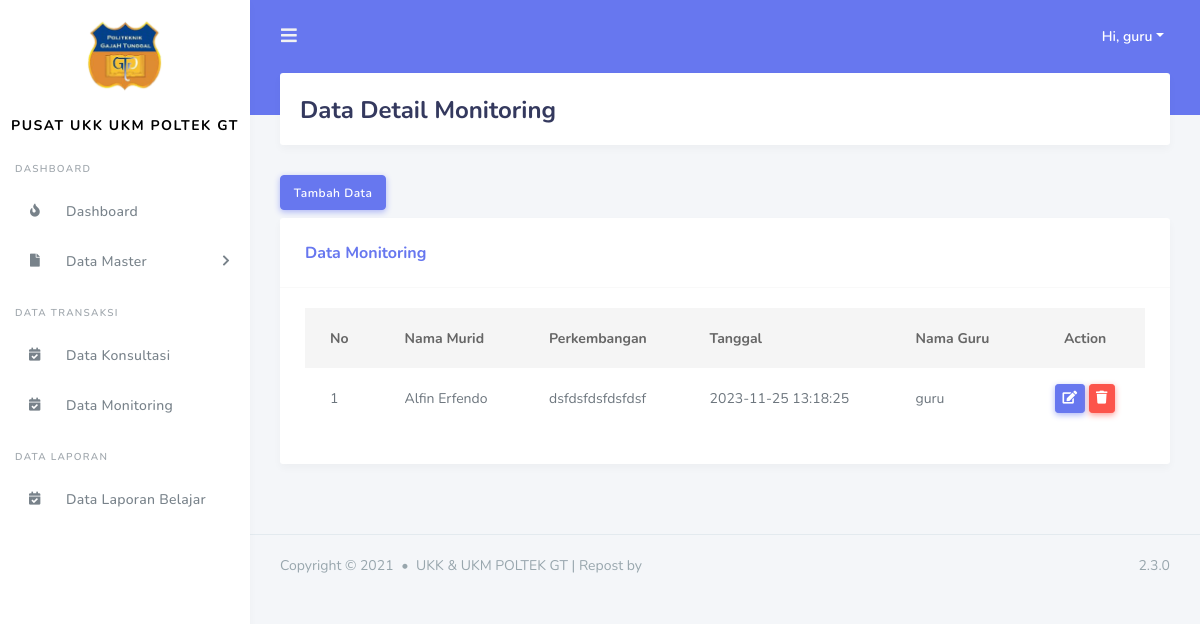
/guru/data_monitoring.php (signed in), run on the app's committed database.
### tables this page shows
CREATE TABLE `tbl_monitoring` (
  `id_monitoring` int(11) NOT NULL,
  `id_murid` int(11) NOT NULL,
  `perkembangan` varchar(255) NOT NULL,
  `id_users` int(11) NOT NULL,
  `date_monitoring` timestamp NOT NULL DEFAULT current_timestamp() ON UPDATE current_timestamp()
);

CREATE TABLE `tbl_murid` (
  `id_murid` int(11) NOT NULL,
  `nik` varchar(100) NOT NULL,
  `nama` varchar(200) NOT NULL,
  `jenis_kelamin` varchar(100) NOT NULL,
  `tempat_lahir` varchar(100) NOT NULL,
  `tanggal_lahir` date NOT NULL,
  `gambar` varchar(200) NOT NULL,
  `alamat` varchar(200) NOT NULL,
  `agama` varchar(200) NOT NULL DEFAULT 'admin',
  `status_murid` enum('menunggu hasil','diterima','tidak') NOT NULL DEFAULT 'diterima'
);

CREATE TABLE `tbl_users` (
  `id_users` int(11) NOT NULL,
  `nama_users` varchar(255) DEFAULT NULL,
  `alamat_users` varchar(255) DEFAULT NULL,
  `email_users` varchar(200) DEFAULT NULL,
  `no_telp_users` varchar(15) DEFAULT NULL,
  `hak_akses` enum('kepala sekolah','admin','guru') DEFAULT NULL,
  `username` varchar(255) DEFAULT NULL,
  `password` varchar(255) DEFAULT NULL,
  `status` enum('aktiv','non-aktiv') DEFAULT NULL
);

### include/koneksi.php (called while the page is built, shortened)
<?php
$base_url = "http://localhost/ukkukmpoltek/";
?>

### guru/data_monitoring.php (the view, shortened to what this page needs)
<?php
include('../include/koneksi.php');
include('../template/header.php');
include('../template/sidebar.php');
$id_users = $_SESSION['id_users'];
?>
<div class="main-content">
  <section class="section">
    <div class="section-header">
      <h1>Data Detail Monitoring</h1>
    </div>
    <button type="button" class="btn btn-primary mb-2" data-toggle="modal" data-target="#tambahdata">
      Tambah Data
    </button>
    <div class="section-body">
      <div class="card table-responsive">
        <div class="card-header">
            <h4>Data Monitoring</h4>
        </div>
        <div class="card-body ">
            <table class="table table-hover" id="data_tabel">
            <thead>
              <tr>
                <th>No</th>
                <th>Nama Murid</th>
                <th>Perkembangan</th>
                <th>Tanggal</th>
                <th>Nama Guru</th>
                <th class ="text-center">Action</th>
              </tr>
            </thead>
            <tbody>
              <?php
                    $query = "SELECT * FROM tbl_monitoring tmt INNER JOIN tbl_murid tm ON tm.id_murid = tmt.id_murid INNER JOIN tbl_users tu on tu.id_users = tmt.id_users where tmt.id_users = $id_users";
                    $result_tasks = mysqli_query($conn, $query);
                    $no = 1;
                    while($row = mysqli_fetch_assoc($result_tasks)) { ?>
                <tr>
                  <td><?= $no++ ?></td>
                  <td><?= $row['nama']?></td>
                  <td><?= $row['perkembangan']?></td>
                  <td><?= $row['date_monitoring']?></td>
                  <td><?= $row['nama_users']?></td>
                  <td class ="text-center">
                    <button type="button" class="btn btn-primary btn-sm" data-toggle="modal" data-target="#updatedata<?= $row['id_monitoring'] ?>">
                      <i class="fas fa-edit"></i>
                    </button>
                    <a href="<?= $base_url ?>proses_guru/data_monitoring/delete.php?id=<?= $row['id_monitoring'] ?>&id_kelas=<?= $row['id_kelas'] ?>" class="btn btn-danger btn-sm"><i class="fas fa-trash"></i></a>
                  </td>
                </tr>
              <?php } ?>
            </tbody>
          </table>
        </div>
      </div>
    </div>
  </section>
</div>
<?php include('../template/footer.php'); ?>

### data on the page
tbl_monitoring: id_murid.nama "Alfin Erfendo", perkembangan "dsfdsfdsfdsfdsf", date_monitoring "2023-11-25 13:18:25", id_users.nama_users "guru"

### other printed values
$_SESSION['nama_users'] "guru"
